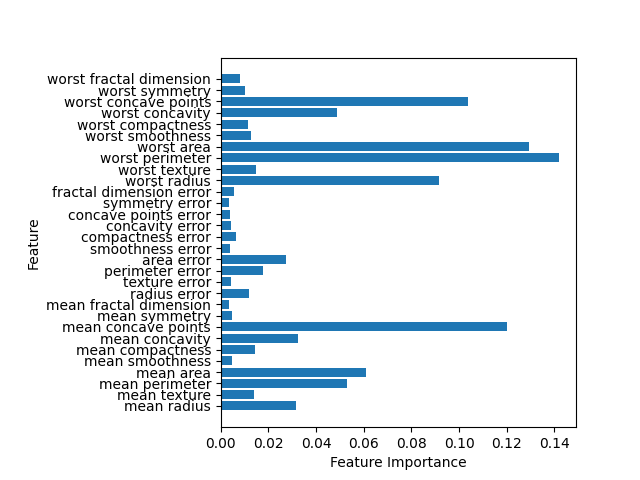

This figure's Python source:
import pandas as pd
import numpy as np
from sklearn.datasets import load_breast_cancer
from sklearn.model_selection import train_test_split as tts
from sklearn.ensemble import RandomForestClassifier
import matplotlib.pyplot as plt
plt.ion()

a=load_breast_cancer()
X_train,X_test,y_train,y_test=tts(a.data,a.target,random_state=21)
rfc=RandomForestClassifier(n_estimators=100,random_state=37)
rfc.fit(X_train,y_train)
print('training_accuracy:',rfc.score(X_train,y_train))
print('test_accuracy:',rfc.score(X_test,y_test))

plt.barh(np.arange(a.data.shape[1]),rfc.feature_importances_, align='center')
plt.xlabel('Feature Importance')
plt.ylabel('Feature')
plt.yticks(ticks=np.arange(a.data.shape[1]), labels=a.feature_names)
plt.subplots_adjust(left=0.345)
